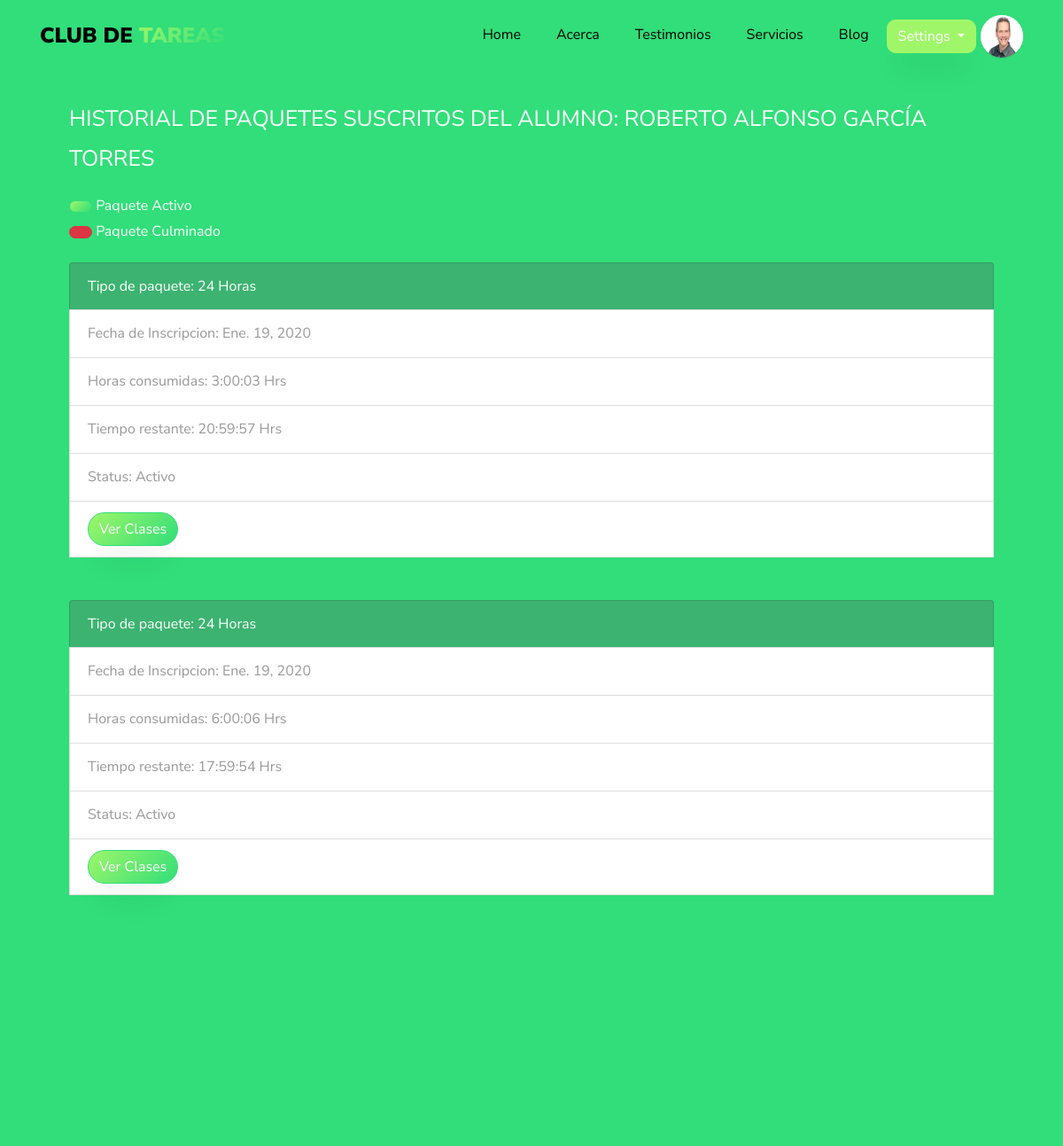
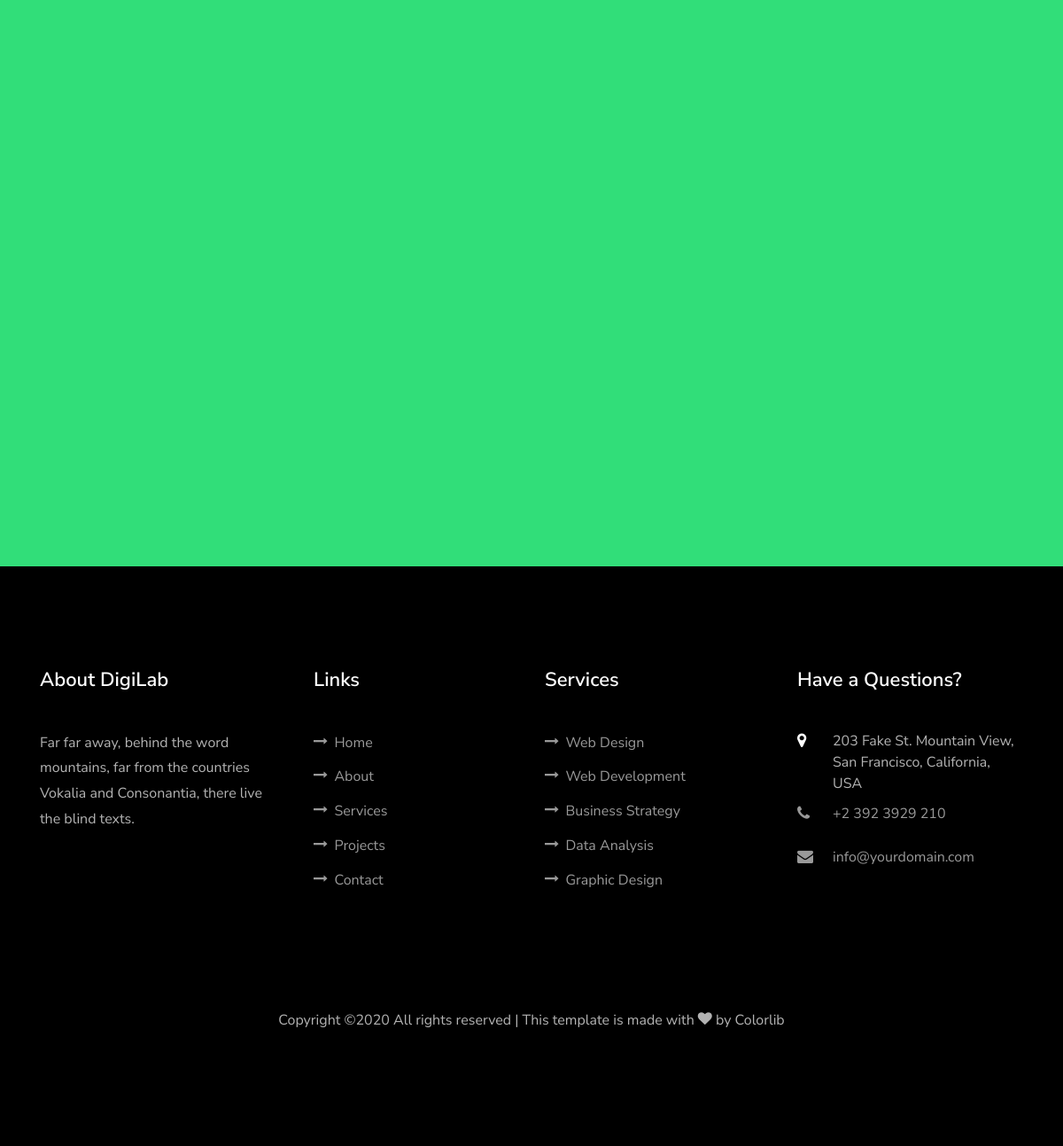
Page /paquetes/ (signed in) on the committed database (2 pictures, top to bottom).
### usuario/models.py (models this page shows, shortened)
class Usuario(AbstractBaseUser):
    imagen       =  models.ImageField(default='default.jpg',upload_to='profile_pics')
    email        =  models.EmailField(max_length=60,unique=True)
    username     =  models.CharField(max_length=30,unique=True)
    nombre       =  models.CharField(max_length=100)
    apellido     =  models.CharField(max_length=100)
    edad         =  models.IntegerField(blank=True, null=True)
    padecimientos = models.TextField(verbose_name="Alergias o padecimientos",blank=True,null=True)
    asistencia = models.CharField(verbose_name="Días de asistencia",max_length=100,blank=True,null=True)
    enfoque = models.CharField(verbose_name="Area en la que guste que se enfocará la atención",max_length=100,blank=True, null=True)
    nombre_madre =  models.CharField(verbose_name="Nombre de la Madre",max_length=100,blank=True, null=True)
    edad_madre =  models.IntegerField(verbose_name="Edad",blank=True, null=True)
    ocupacion_madre = models.CharField(verbose_name="Ocupación",max_length=100,blank=True,null=True)
    numero_madre   =  models.IntegerField(verbose_name="Número de contacto",blank=True,null=True)
    nombre_padre =  models.CharField(verbose_name="Nombre del Padre",max_length=100,blank=True, null=True)
    edad_padre =  models.IntegerField(verbose_name="Edad",blank=True, null=True)
    ocupacion_padre = models.CharField(verbose_name="Ocupación",max_length=100,blank=True, null=True)
    numero_padre    =  models.IntegerField(verbose_name="Número de contacto",blank=True,null=True)
    fecha_nacimiento = models.DateField(verbose_name="Fecha de nacimiento",blank=True, null=True)
    escuela      =  models.CharField(verbose_name="Nombre de la escuela",max_length=60,blank=True, null=True)
    domicilio    =  models.CharField(verbose_name="Domicilio",max_length=150,blank=True, null=True)
    NIVEL_STATUS = (
         ('k','Kinder'),
         ('p','Primaria'),
         ('s','Secundaria'),
         ('b','bachillerato'),
         ('u','universidad'))
    nivel_academico = models.CharField(max_length=1,choices=NIVEL_STATUS,blank=True,verbose_name='Nivel académico del alumno')
    date_joined  =  models.DateTimeField(verbose_name="Fecha de ingreso",auto_now_add=True)
    last_login   =  models.DateTimeField(verbose_name="Ultima fecha de Sesión",auto_now=True)
    is_admin     =  models.BooleanField(verbose_name="¿Es Administrador?",default=False)
    is_active    =  models.BooleanField(verbose_name="¿Esta Acivo?",default=True)
    is_staff     =  models.BooleanField(verbose_name="¿Es parte del Staff?",default=False)
    is_superuser =  models.BooleanField(verbose_name="¿Es Super Usuario?",default=False)
    USERNAME_FIELD  = "username"
    REQUIRED_FIELDS = ["nombre","apellido"]
    objects = MyUsuarioManager()

### app/models.py (models this page shows, shortened)
class Paquete_Inscrito(models.Model):
     id = models.UUIDField(primary_key=True, default=uuid.uuid4, help_text="id del Paquete")
     usuario = models.ForeignKey(settings.AUTH_USER_MODEL,related_name="paquetes_inscritos",on_delete=models.CASCADE,null=True)
     fecha_de_inscripcion = models.DateField(null=True,blank=True)
     horas_consumidas =models.CharField(max_length=100,default="00:00:00 Hrs")
     horas_restantes= models.CharField(max_length=100,default="00:00:00 Hrs")
     tiempo_consumido = models.DurationField(default=datetime.timedelta(days=0,hours=0,minutes=0))
     tiempo_restante= models.DurationField(default=datetime.timedelta(days=0,hours=0,minutes=0))
     ESTADO_STATUS =(
     (True,'Activo'),
     (False,'Finalizado')
     )
     tipo_de_paquete = models.ForeignKey('Tipo_de_Paquete', on_delete=models.SET_NULL, null=True,help_text='Elige el tipo de paquete del alumno')
     status = models.BooleanField(default=True,choices=ESTADO_STATUS,blank=True,help_text="Elige el estado del paquete")
     class Meta:
         verbose_name = ("Paquete Inscrito")
         verbose_name_plural = ("Paquetes Inscritos")
         ordering = ['usuario__nombre']

class Tipo_de_Paquete(models.Model):
    horas = models.IntegerField(default=1)
    class Meta:
        verbose_name = ("Tipo de Paquete")
        verbose_name_plural = ("Tipos de Paquetes")
    def __str__(self):
        return f'{self.horas} Horas'

### app/views.py (the view)
# urls.py: path('paquetes/',views.paquetes,name='paquetes'),
@login_required
def paquetes(request):
    context = {
    'student' : request.user,
    'paquetes': request.user.paquetes_inscritos.all()
    }
    return render(request,'app/paquetes.html',context)

### app/templates/app/paquetes.html (shortened to what this page needs)
{% extends 'app/base.html' %}
{% load static %}
{% block content %}
<section class="ftco-section ftco-project" style="background:#31de79">
		<div class="container px-md-5">
				<p class="info-alumno ftco-animate" style="text-transform: uppercase; font-size: 25px">
					Historial de  Paquetes suscritos del  Alumno: {{ student.nombre }} {{ student.apellido}}
				</p>
				<button type="button" class="btn btn-primary btn-circle">
				</button> <span style="color: white" class="ftco-animate">Paquete Activo</span><br>
				<button type="button" class="btn btn-danger btn-circle">
				</button>
				<span style="color:white" class="ftco-animate">Paquete Culminado</span>
				<div style="width: 100%;height:20px;"></div>
					{% for paquete in paquetes %}
           <ul class="list-group ftco-animate">
					 {% if paquete.status %}
					 <li class="list-group-item" style="background-color: #3cb371;color:white"> Tipo de paquete: {{ paquete.tipo_de_paquete }}</li>
					 {%else%}
					 <li class="list-group-item" style="background-color: #de2d29;color: white"> Tipo de paquete: {{ paquete.tipo_de_paquete }}</li>
					 {% endif%}
           <li class="list-group-item"> Fecha de Inscripcion: {{ paquete.fecha_de_inscripcion }}</li>
					 <li class="list-group-item"> Horas consumidas: {{ paquete.horas_consumidas	}} </li>
					 <li class="list-group-item"> Tiempo restante: {{ paquete.horas_restantes }} </li>
					 {% if paquete.status%}
					 <li class="list-group-item">Status: Activo</li>
					 {% else %}
					 <li class="list-group-item" >Status: Culminado</li>
					 {% endif%}
					 <li class="list-group-item mb-5">
						 <a href="{% url 'app:clases' paquete_id=paquete.id %}">
				     <button type="button" class="btn btn-primary">Ver Clases </button>
				     </a>
					 </li>
					{% endfor %}
				</ul>
		</div>
</section>
{% endblock content     %}

### app/templates/app/base.html (shortened to what this page needs)
{% load static %}
<!DOCTYPE html>
<html lang="en">
  <head>
    <link rel="stylesheet" href="https://stackpath.bootstrapcdn.com/font-awesome/4.7.0/css/font-awesome.min.css">
    <link rel="stylesheet" href="{% static 'app/css/open-iconic-bootstrap.min.css'%}">
    <link rel="stylesheet" href="{% static 'app/css/animate.css'%}">
    <link rel="stylesheet" href="{% static 'app/css/search.css'%}">
    <link rel="stylesheet" href="{% static 'app/css/owl.carousel.min.css'%}">
    <link rel="stylesheet" href="{% static 'app/css/owl.theme.default.min.css'%}">
    <link rel="stylesheet" href="{% static 'app/css/magnific-popup.css'%}">
    <link rel="stylesheet" href="{% static 'app/css/aos.css'%}">
    <link rel="stylesheet" href="{% static 'app/css/ionicons.min.css'%}">
    <link rel="stylesheet" href="{% static 'app/css/flaticon.css' %}">
    <link rel="stylesheet" href="{% static 'app/css/icomoon.css' %}">
    <link rel="stylesheet" href="{% static 'app/css/style.css' %}">
    <link rel="stylesheet" href="{% static 'app/css/fix.css' %}">
  </head>
  <body  data-target=".site-navbar-target" data-offset="300">
  <nav class="navbar navbar-expand-lg navbar-dark ftco_navbar bg-dark ftco-navbar-light site-navbar-target" id="ftco-navbar">
	    <div class="container">
	      <a class="navbar-brand" href="index.html">Club de <span>Tareas</span></a>
	      <div class="collapse navbar-collapse" id="ftco-nav">
	        <ul class="navbar-nav nav ml-auto">
	          <li class="nav-item"><a href="{% url 'app:home' %}" class="nav-link"><span>Home</span></a></li>
	          <li class="nav-item"><a href="{% url 'app:about' %}"  class="nav-link"><span>Acerca</span></a></li>
	          <li class="nav-item"><a href="{% url 'app:testimony' %}"  class="nav-link"><span>Testimonios</span></a></li>
	          <li class="nav-item"><a href="{% url 'app:services' %}" class="nav-link"><span>Servicios</span></a></li>
            <li class="nav-item"><a href="{% url 'blog:blog' %}" class="nav-link"><span>Blog</span></a></li>
          </ul>
          <ul class="nav navbar-nav navbar-right">
            {% if request.user.is_authenticated %}
            <div class="dropdown show" style="padding-top:5px;padding-right:5px">
                    <a style="border-radius: 10px 10px 10px 10px !important;
                             -moz-border-radius: 10px 10px 10px 10px;
                             -webkit-border-radius: 10px 10px 10px 10px;"
                      class="btn btn-secondary dropdown-toggle" href="#" role="button" id="dropdownMenuLink" data-toggle="dropdown" aria-haspopup="true" aria-expanded="false">
                      Settings
                    </a>
              </div>
              <li>
                <div class="inset">
                  <img src="{{ request.user.imagen.url }}">
                </div>
              </li>
            {% else %}
              <li class="nav-item"><a href="{% url 'app:login' %}"  class="nav-link"><span>Login</span></a></li>
            </ul>
          {% endif %}
	      </div>
	    </div>
	  </nav>
    {% block content %}{% endblock %}
    <footer class="ftco-footer ftco-section">
      <div class="container">
        <div class="row mb-5">
          <div class="col-md">
            <div class="ftco-footer-widget mb-4">
              <h2 class="ftco-heading-2">About DigiLab</h2>
              <p>Far far away, behind the word mountains, far from the countries Vokalia and Consonantia, there live the blind texts.</p>
              <ul class="ftco-footer-social list-unstyled float-md-left float-lft mt-5">
              </ul>
            </div>
          </div>
          <div class="col-md">
            <div class="ftco-footer-widget mb-4 ml-md-4">
              <h2 class="ftco-heading-2">Links</h2>
              <ul class="list-unstyled">
                <li><a href="#"><span class="icon-long-arrow-right mr-2"></span>Home</a></li>
                <li><a href="#"><span class="icon-long-arrow-right mr-2"></span>About</a></li>
                <li><a href="#"><span class="icon-long-arrow-right mr-2"></span>Services</a></li>
                <li><a href="#"><span class="icon-long-arrow-right mr-2"></span>Projects</a></li>
                <li><a href="#"><span class="icon-long-arrow-right mr-2"></span>Contact</a></li>
              </ul>
            </div>
          </div>
          <div class="col-md">
             <div class="ftco-footer-widget mb-4">
              <h2 class="ftco-heading-2">Services</h2>
              <ul class="list-unstyled">
                <li><a href="#"><span class="icon-long-arrow-right mr-2"></span>Web Design</a></li>
                <li><a href="#"><span class="icon-long-arrow-right mr-2"></span>Web Development</a></li>
                <li><a href="#"><span class="icon-long-arrow-right mr-2"></span>Business Strategy</a></li>
                <li><a href="#"><span class="icon-long-arrow-right mr-2"></span>Data Analysis</a></li>
                <li><a href="#"><span class="icon-long-arrow-right mr-2"></span>Graphic Design</a></li>
              </ul>
            </div>
          </div>
          <div class="col-md">
            <div class="ftco-footer-widget mb-4">
            	<h2 class="ftco-heading-2">Have a Questions?</h2>
            	<div class="block-23 mb-3">
	              <ul>
	                <li><span class="icon icon-map-marker"></span><span class="text">203 Fake St. Mountain View, San Francisco, California, USA</span></li>
	                <li><a href="#"><span class="icon icon-phone"></span><span class="text">+2 392 3929 210</span></a></li>
	                <li><a href="#"><span class="icon icon-envelope"></span><span class="text">info@yourdomain.com</span></a></li>
	              </ul>
	            </div>
            </div>
          </div>
        </div>
        <div class="row">
          <div class="col-md-12 text-center">
            <p>
  Copyright &copy;<script>document.write(new Date().getFullYear());</script> All rights reserved | This template is made with <i class="icon-heart color-danger" aria-hidden="true"></i> by <a href="https://colorlib.com" target="_blank">Colorlib</a>
  </p>
          </div>
        </div>
      </div>
    </footer>
  </body>
</html>

### app/static/app/css/icomoon.css (style rules this page uses)
[class^="icon-"], [class*=" icon-"] { font-family: 'icomoon' !important; speak: none; font-style: normal; font-weight: normal; font-variant: normal; text-transform: none; line-height: 1; -webkit-font-smoothing: antialiased; -moz-osx-font-smoothing: grayscale; }
.icon-heart:before { content: "\f004"; }
.icon-map-marker:before { content: "\f041"; }
.icon-phone:before { content: "\f095"; }
.icon-envelope:before { content: "\f0e0"; }
.icon-long-arrow-right:before { content: "\f178"; }

### app/static/app/css/fix.css (style rules this page uses)
body { background:#e9ecf3; }
.inset { width: 48px; height: 48px; border-radius: 50%; box-shadow: inset 0 0 0 2px rgba(255,255,255,0.6), 0 1px 1px rgba(0,0,0,0.1); background-color: transparent !important; z-index: 999; }
.inset img { border-radius: inherit; width: inherit; height: inherit; display: block; position: relative; z-index: 998; }
p.info-alumno { color: white; }

### rows in the picture
Usuario: user.imagen (picture), nombre "ROBERTO ALFONSO", apellido "GARCÍA TORRES"
Paquete_Inscrito: tipo_de_paquete "24 Horas", fecha_de_inscripcion "Ene. 19, 2020", horas_consumidas "3:00:03 Hrs", horas_restantes "20:59:57 Hrs", status "Status: Activo"
Paquete_Inscrito: tipo_de_paquete "24 Horas", fecha_de_inscripcion "Ene. 19, 2020", horas_consumidas "6:00:06 Hrs", horas_restantes "17:59:54 Hrs", status "Status: Activo"
